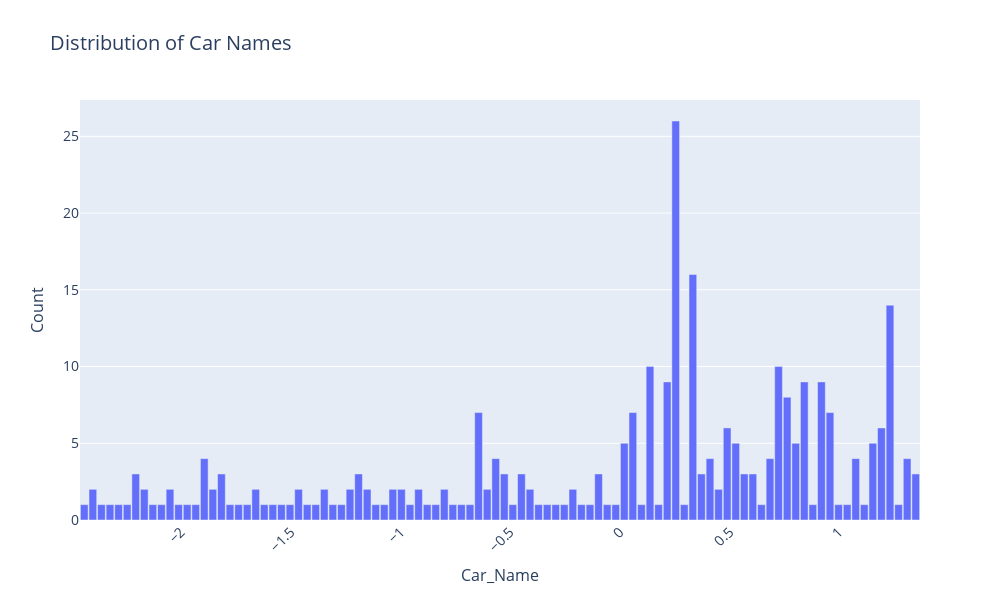

Notebook code cell kept with this figure:
### Code cell
import plotly.express as px

# Count occurrences of each car name
car_counts = df['Car_Name'].value_counts()

# Create a bar chart using Plotly Express
fig = px.bar(car_counts, x=car_counts.index, y=car_counts.values, 
             labels={"x": "Car Name", "y": "Count"}, 
             title="Distribution of Car Names", 
             width=1000, height=600)

# Customize layout
fig.update_layout(
    font=dict(size=14),
    title=dict(font=dict(size=20)),
    xaxis=dict(title_font=dict(size=16)),
    yaxis=dict(title_font=dict(size=16)),
    xaxis_tickangle=-45,
    bargap=0.1,
)

# Show plot
fig.show()

### Figure 1 — Plotly figure (JSON) as saved in the notebook; plotly's stock layout.template omitted (floating-point values rounded to 4 significant figures)
{"data": [{"alignmentgroup": "True", "hovertemplate": "Car_Name=%{x}<br>Count=%{y}<extra></extra>", "legendgroup": "", "marker": {"color": "#636efa", "pattern": {"shape": ""}}, "name": "", "offsetgroup": "", "orientation": "v", "showlegend": false, "textposition": "auto", "type": "bar", "x": [0.2555, 0.3336, 1.233, 0.1382, 0.7245, 0.2164, 0.92, 0.8418, 0.7636, 0.9591, 0.06001, -0.6436, 1.194, 0.49, 0.02092, 0.8027, 0.5291, 1.155, -1.894, -0.5654, 1.076, 1.311, 0.6854, 0.4118, 1.35, 0.5682, -0.5263, -0.4482, -0.09635, 0.3727, -1.191, 0.6073, -2.207, -1.816, -2.051, -1.855, -0.4091, -0.2136, -1.23, -1.66, -1.035, -1.347, -2.403, -1.464, -1.152, -2.168, -0.9954, 0.4509, -0.6045, -0.8, -0.9172, -2.324, -1.699, -0.37, -1.543, -1.386, 1.272, -2.09, -0.4873, 1.115, -0.01817, 0.0991, -0.2918, -1.738, -1.621, 0.8809, -1.308, -2.442, -1.504, -1.269, 0.2945, -1.582, -0.1745, 0.1773, 0.9982, -0.2527, -2.012, -0.7609, -0.8781, -0.8391, -0.7218, -1.777, -0.6827, -2.285, -2.246, -1.074, 1.037, -1.973, -1.425, -0.05726, -0.3309, -0.9563, 0.6464, -1.113, -0.1354, -1.934, -2.364, -2.129], "xaxis": "x", "y": [26, 16, 14, 10, 10, 9, 9, 9, 8, 7, 7, 7, 6, 6, 5, 5, 5, 5, 4, 4, 4, 4, 4, 4, 3, 3, 3, 3, 3, 3, 3, 3, 3, 3, 2, 2, 2, 2, 2, 2, 2, 2, 2, 2, 2, 2, 2, 2, 2, 2, 2, 1, 1, 1, 1, 1, 1, 1, 1, 1, 1, 1, 1, 1, 1, 1, 1, 1, 1, 1, 1, 1, 1, 1, 1, 1, 1, 1, 1, 1, 1, 1, 1, 1, 1, 1, 1, 1, 1, 1, 1, 1, 1, 1, 1, 1, 1, 1], "yaxis": "y"}], "layout": {"bargap": 0.1, "barmode": "relative", "font": {"size": 14}, "height": 600, "legend": {"tracegroupgap": 0}, "title": {"font": {"size": 20}, "text": "Distribution of Car Names"}, "width": 1000, "xaxis": {"anchor": "y", "domain": [0, 1], "tickangle": -45, "title": {"font": {"size": 16}, "text": "Car_Name"}}, "yaxis": {"anchor": "x", "domain": [0, 1], "title": {"font": {"size": 16}, "text": "Count"}}}}
